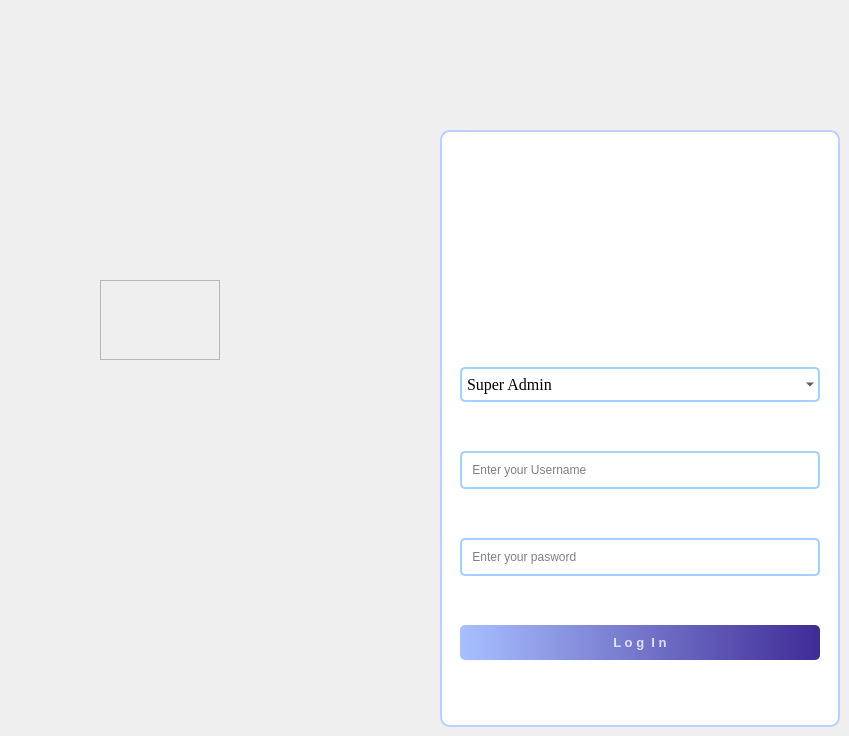
      <widget class="QWidget" name="page_2">
       <widget class="QFrame" name="frame_18">
        <property name="geometry">
         <rect>
          <x>440</x>
          <y>130</y>
          <width>400</width>
          <height>597</height>
         </rect>
        </property>
        <property name="maximumSize">
         <size>
          <width>400</width>
          <height>16777215</height>
         </size>
        </property>
        <property name="styleSheet">
         <string notr="true">QFrame{
background-color: rgb(255, 255, 255);
border: 2px solid #bbd0ff;
border-radius:10px;
}
QLabel{
border:non;
}</string>
        </property>
        <property name="frameShape">
         <enum>QFrame::StyledPanel</enum>
        </property>
        <property name="frameShadow">
         <enum>QFrame::Raised</enum>
        </property>
        <layout class="QGridLayout" name="gridLayout_22">
         <item row="0" column="0">
          <widget class="QFrame" name="frame_56">
           <property name="styleSheet">
            <string notr="true">background-color: rgb(0, 0, 0,0);
border:non</string>
           </property>
           <property name="frameShape">
            <enum>QFrame::StyledPanel</enum>
           </property>
           <property name="frameShadow">
            <enum>QFrame::Raised</enum>
           </property>
           <layout class="QGridLayout" name="gridLayout_54">
            <item row="0" column="0">
             <widget class="QLabel" name="label_85">
              <property name="maximumSize">
               <size>
                <width>150</width>
                <height>150</height>
               </size>
              </property>
              <property name="text">
               <string/>
              </property>
              <property name="pixmap">
               <pixmap>IMG-20230205-WA0001-removebg-preview (2).png</pixmap>
              </property>
              <property name="scaledContents">
               <bool>true</bool>
              </property>
              <property name="alignment">
               <set>Qt::AlignCenter</set>
              </property>
             </widget>
            </item>
           </layout>
          </widget>
         </item>
         <item row="1" column="0">
          <widget class="QFrame" name="frame_55">
           <property name="minimumSize">
            <size>
             <width>0</width>
             <height>401</height>
            </size>
           </property>
           <property name="styleSheet">
            <string notr="true">background-color: rgb(0, 0, 0,0);
border:non</string>
           </property>
           <property name="frameShape">
            <enum>QFrame::StyledPanel</enum>
           </property>
           <property name="frameShadow">
            <enum>QFrame::Raised</enum>
           </property>
           <layout class="QVBoxLayout" name="verticalLayout_38">
            <item>
             <widget class="QComboBox" name="comboBox_12">
              <property name="font">
               <font>
                <family>Times New Roman</family>
                <pointsize>12</pointsize>
                <weight>50</weight>
                <italic>false</italic>
                <bold>false</bold>
                <kerning>true</kerning>
               </font>
              </property>
              <property name="styleSheet">
               <string notr="true">border: 2px solid rgb(162, 210, 255);
padding: 5px;
border-radius:5px;
color: rgb(0, 0, 0);
font: 12pt &quot;Times New Roman&quot;;
background-color:rgba(0, 0, 0, 0);
</string>
              </property>
              <item>
               <property name="text">
                <string>Super Admin</string>
               </property>
              </item>
              <item>
               <property name="text">
                <string>Admin</string>
               </property>
              </item>
             </widget>
            </item>
            <item>
             <widget class="QLineEdit" name="lineEdit_33">
              <property name="minimumSize">
               <size>
                <width>0</width>
                <height>38</height>
               </size>
              </property>
              <property name="styleSheet">
               <string notr="true">QLineEdit{
background-color: rgb(0, 0, 0, 0);
font: 12pt &quot;Times New Roman&quot;;
color: rgb(0, 0, 0);
border: 2px solid #a2d2ff;
border-radius:5px;
padding: 5px;
}
QLineEdit:focus{
	background-color: rgb(244, 244, 244);
	border-radius:5px
}
</string>
              </property>
              <property name="text">
               <string/>
              </property>
              <property name="placeholderText">
               <string> Enter your Username</string>
              </property>
             </widget>
            </item>
            <item>
             <widget class="QLineEdit" name="lineEdit_34">
              <property name="minimumSize">
               <size>
                <width>0</width>
                <height>38</height>
               </size>
              </property>
              <property name="styleSheet">
               <string notr="true">QLineEdit{
background-color: rgb(0, 0, 0, 0);
font: 12pt &quot;Times New Roman&quot;;
color: rgb(0, 0, 0);
border: 2px solid #a2d2ff;
border-radius:5px;
padding: 5px;
}
QLineEdit:focus{
	background-color: rgb(244, 244, 244);
	border-radius:5px
}
</string>
              </property>
              <property name="text">
               <string/>
              </property>
              <property name="echoMode">
               <enum>QLineEdit::Password</enum>
              </property>
              <property name="placeholderText">
               <string> Enter your pasword</string>
              </property>
             </widget>
            </item>
            <item>
             <widget class="QPushButton" name="pushButton_36">
              <property name="minimumSize">
               <size>
                <width>0</width>
                <height>35</height>
               </size>
              </property>
              <property name="font">
               <font>
                <pointsize>10</pointsize>
                <weight>75</weight>
                <bold>true</bold>
               </font>
              </property>
              <property name="cursor">
               <cursorShape>PointingHandCursor</cursorShape>
              </property>
              <property name="styleSheet">
               <string notr="true">QPushButton{

background-color: qlineargradient(spread:pad, x1:0, y1:0, x2:1, y2:0, stop:0 #a8c0ff, stop:1 #3f2b96);
color:rgba(255, 255, 255, 200);
border-radius:5px;
}
QPushButton:pressed{
padding-left:5px;
padding-top:5px;

}
</string>
              </property>
              <property name="text">
               <string>L o g  I n</string>
              </property>
             </widget>
            </item>
           </layout>
          </widget>
         </item>
        </layout>
       </widget>
       <widget class="QFrame" name="frame_6">
        <property name="geometry">
         <rect>
          <x>100</x>
          <y>280</y>
          <width>120</width>
          <height>80</height>
         </rect>
        </property>
        <property name="frameShape">
         <enum>QFrame::StyledPanel</enum>
        </property>
        <property name="frameShadow">
         <enum>QFrame::Raised</enum>
        </property>
       </widget>
      </widget>
